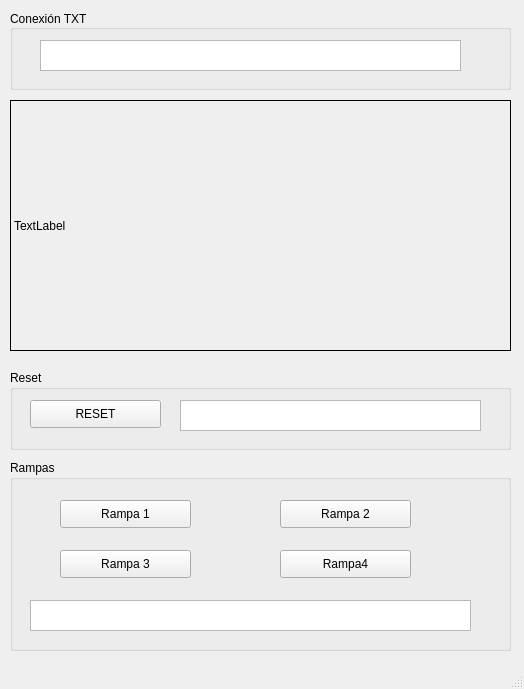
<?xml version="1.0" encoding="UTF-8"?>
<ui version="4.0">
 <class>MainWindow</class>
 <widget class="QMainWindow" name="MainWindow">
  <property name="geometry">
   <rect>
    <x>0</x>
    <y>0</y>
    <width>524</width>
    <height>689</height>
   </rect>
  </property>
  <property name="windowTitle">
   <string>Despacho</string>
  </property>
  <widget class="QWidget" name="centralwidget">
   <widget class="QGroupBox" name="groupBox">
    <property name="geometry">
     <rect>
      <x>10</x>
      <y>10</y>
      <width>501</width>
      <height>80</height>
     </rect>
    </property>
    <property name="title">
     <string>Conexión TXT</string>
    </property>
    <property name="alignment">
     <set>Qt::AlignLeading|Qt::AlignLeft|Qt::AlignVCenter</set>
    </property>
    <property name="flat">
     <bool>false</bool>
    </property>
    <property name="checkable">
     <bool>false</bool>
    </property>
    <widget class="QPlainTextEdit" name="plainTextEdit">
     <property name="geometry">
      <rect>
       <x>30</x>
       <y>30</y>
       <width>421</width>
       <height>31</height>
      </rect>
     </property>
    </widget>
   </widget>
   <widget class="QLabel" name="label">
    <property name="geometry">
     <rect>
      <x>10</x>
      <y>100</y>
      <width>501</width>
      <height>251</height>
     </rect>
    </property>
    <property name="focusPolicy">
     <enum>Qt::NoFocus</enum>
    </property>
    <property name="frameShape">
     <enum>QFrame::Panel</enum>
    </property>
    <property name="text">
     <string>TextLabel</string>
    </property>
   </widget>
   <widget class="QGroupBox" name="groupBox_2">
    <property name="geometry">
     <rect>
      <x>10</x>
      <y>370</y>
      <width>501</width>
      <height>80</height>
     </rect>
    </property>
    <property name="title">
     <string>Reset</string>
    </property>
    <widget class="QPushButton" name="btn_Reset">
     <property name="geometry">
      <rect>
       <x>20</x>
       <y>30</y>
       <width>131</width>
       <height>28</height>
      </rect>
     </property>
     <property name="text">
      <string>RESET</string>
     </property>
    </widget>
    <widget class="QPlainTextEdit" name="plainTextEdit_2">
     <property name="geometry">
      <rect>
       <x>170</x>
       <y>30</y>
       <width>301</width>
       <height>31</height>
      </rect>
     </property>
    </widget>
   </widget>
   <widget class="QGroupBox" name="groupBox_3">
    <property name="geometry">
     <rect>
      <x>10</x>
      <y>460</y>
      <width>501</width>
      <height>191</height>
     </rect>
    </property>
    <property name="title">
     <string>Rampas</string>
    </property>
    <widget class="QPushButton" name="btn_Rampa1">
     <property name="geometry">
      <rect>
       <x>50</x>
       <y>40</y>
       <width>131</width>
       <height>28</height>
      </rect>
     </property>
     <property name="text">
      <string>Rampa 1</string>
     </property>
    </widget>
    <widget class="QPushButton" name="pushButton">
     <property name="geometry">
      <rect>
       <x>270</x>
       <y>40</y>
       <width>131</width>
       <height>28</height>
      </rect>
     </property>
     <property name="text">
      <string>Rampa 2</string>
     </property>
    </widget>
    <widget class="QPushButton" name="pushButton_2">
     <property name="geometry">
      <rect>
       <x>50</x>
       <y>90</y>
       <width>131</width>
       <height>28</height>
      </rect>
     </property>
     <property name="text">
      <string>Rampa 3</string>
     </property>
    </widget>
    <widget class="QPushButton" name="pushButton_3">
     <property name="geometry">
      <rect>
       <x>270</x>
       <y>90</y>
       <width>131</width>
       <height>28</height>
      </rect>
     </property>
     <property name="text">
      <string>Rampa4</string>
     </property>
    </widget>
    <widget class="QPlainTextEdit" name="plainTextEdit_3">
     <property name="geometry">
      <rect>
       <x>20</x>
       <y>140</y>
       <width>441</width>
       <height>31</height>
      </rect>
     </property>
    </widget>
   </widget>
  </widget>
  <widget class="QMenuBar" name="menubar">
   <property name="geometry">
    <rect>
     <x>0</x>
     <y>0</y>
     <width>524</width>
     <height>26</height>
    </rect>
   </property>
  </widget>
  <widget class="QStatusBar" name="statusbar"/>
 </widget>
 <resources/>
 <connections/>
</ui>
